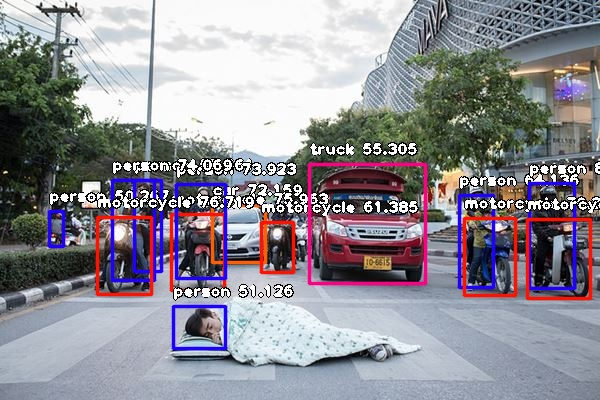
#> input picture python/imagenew.jpg, 600 x 400 px
$ python request.py
#> lines starting #> are read from the running program, lines starting #| are printed output that depends on the picture
#!/usr/local/bin/python
# -*- coding: utf-8 -*-
import requests
import urllib.parse
import sys
import cv2

token="QYbDmvAbKDy8dmrs9fPmEf0BIye357FYAtl5KYWfRr5"
url = "https://notify-api.line.me/api/notify"
im = cv2.imread('imagenew.jpg')
#> im is the input picture: shape (400, 600, 3); mean B, G, R 148.6, 140.9, 143.5
resized_image = cv2.resize(im,(713,392))
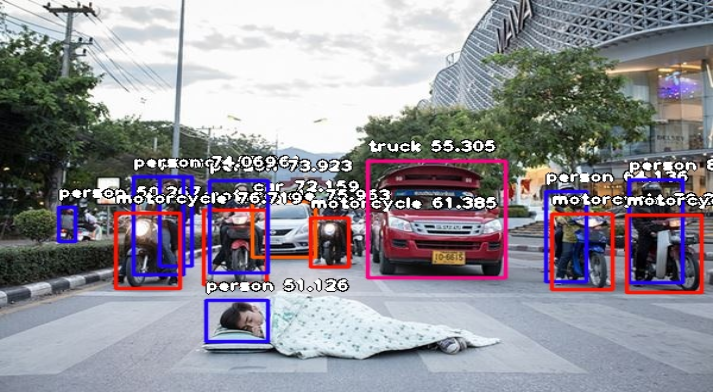
#> resized_image: shape (392, 713, 3); mean B, G, R 148.4, 140.8, 143.4
cv2.imwrite('img_resize.jpg',resized_image )
file = {'imageFile':open('img_resize.jpg','rb')}
data = ({'message':'hihihi'})
headers = {"Authorization":"Bearer "+token}
#> (the run stopped early here; a loop or call above may not have finished)

$ run again, with python/test1.JPG copied over python/imagenew.jpg
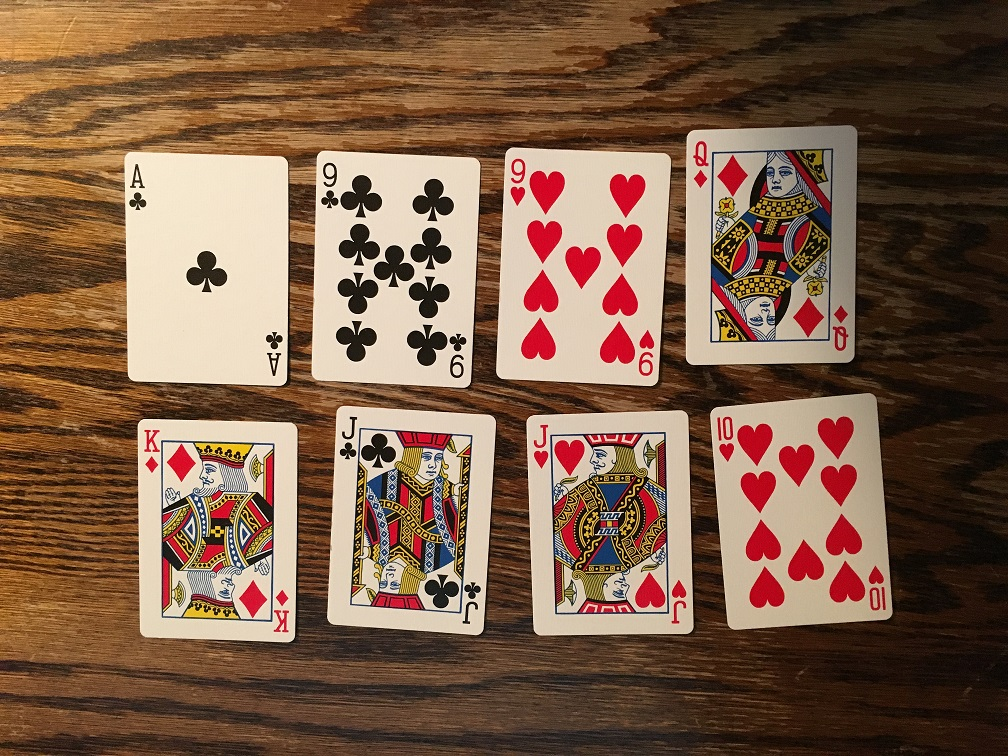
#> input picture python/test1.JPG, 1008 x 756 px
#> im is the input picture: shape (756, 1008, 3); mean B, G, R 72.7, 93.8, 124.6
#> `resized_image = cv2.resize(im,(713,392))`:
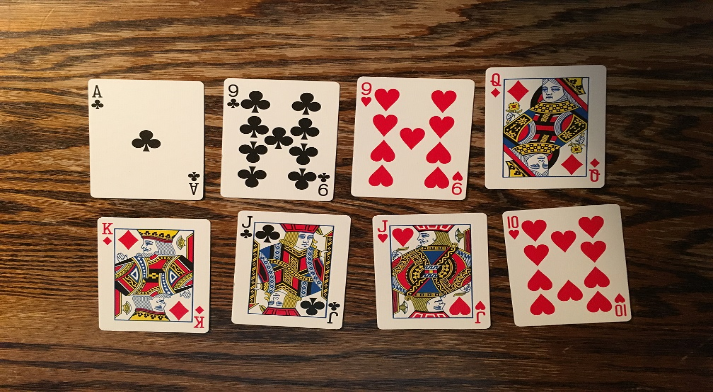
#> resized_image: shape (392, 713, 3); mean B, G, R 72.6, 93.7, 124.5

$ run again, with python/test15.jpg copied over python/imagenew.jpg
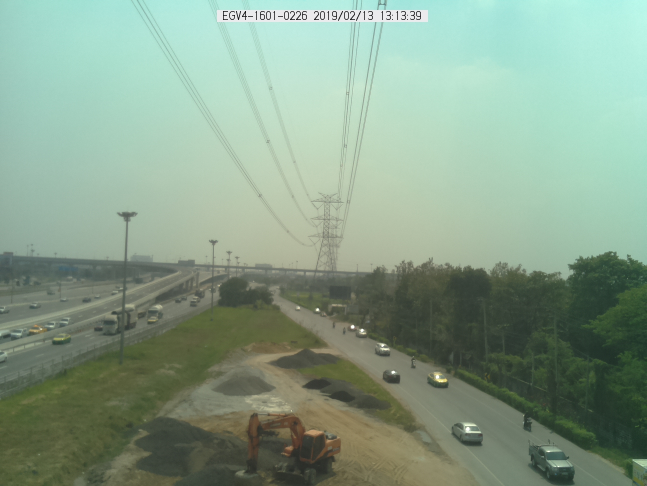
#> input picture python/test15.jpg, 1293 x 972 px (shown at 1/2 size)
#> im is the input picture: shape (972, 1293, 3); mean B, G, R 138.2, 158.3, 134.9
#> `resized_image = cv2.resize(im,(713,392))`:
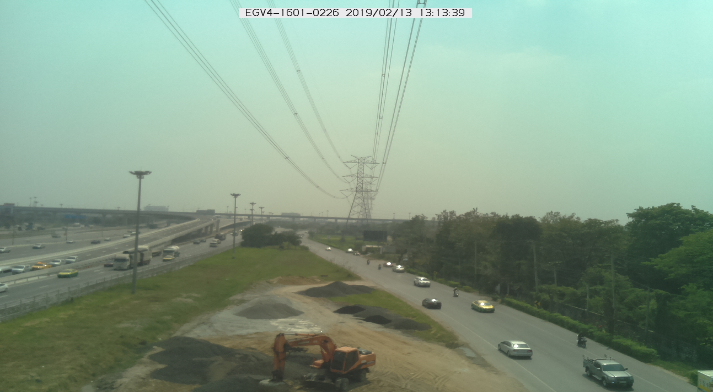
#> resized_image: shape (392, 713, 3); mean B, G, R 138.1, 158.2, 134.8
